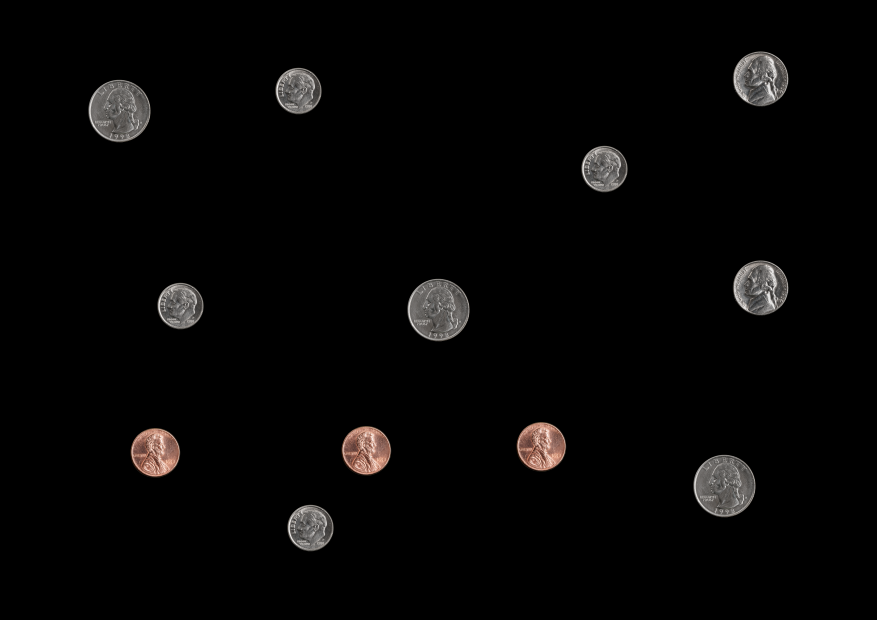
#> input picture Coins/coins.png, 3508 x 2480 px, found by its file name (shown at 1/4 size)
$ jupyter execute --allow-errors 05-Fitting.ipynb
#> lines starting #> are read from the running program, lines starting #| are printed output that depends on the picture
# Fitting

In fitting, we choose a parametric model to describe the data. The model has some parameters that we need to estimate from the data. The goal is to find the best parameters that describe the data.

[cell 1]
import numpy as np
from scipy.optimize import minimize
import matplotlib.pyplot as plt
import cv2 as cv
import math

#### Least squares fitting

In least squares fitting, we choose a model that is linear in the parameters. We define a loss function that measures the difference between the model and the data. The loss function is usually the sum of the squared differences between the model and the data. We then find the parameters that minimize the loss function. The parameters can be found by solving the matrix equation:

$$ W = (X^T X)^{-1} X^T Y $$

where $W$ is the vector of parameters, $X$ is the matrix of data, and $Y$ is the vector of target values.

Since $Y = WX$, it might occur that we can obtain $W$ as $W = YX^{-1}$ but this is not the case because $X$ may not a square matrix and hence, we won't be able to find the inverse. To solve this issue, we multiply both sides by $X^T$ to get the following:
$$ X^T Y = X^T X W $$
$$ W = (X^T X)^{-1} X^T Y $$

This doesn't require gradient descent as a closed form solution exists. However, this method is not always the best choice as it may not be the most accurate or efficient method for the problem at hand.

[cell 2]
m,b = 3,2
n = 10
x = np.linspace(0,10,n)
y = m*x + b + np.random.normal(0,1,n)

X = np.vstack([x,np.ones(n)]).T  # For the bias term we stack 1
B = np.linalg.inv(X.T @ X) @ X.T @ y # Find the least squares solution using the equation

m_est = B[0]
b_est = B[1]

plt.plot(x,y,'o')
plt.plot(x,m_est*x + b_est)
plt.plot(x,m*x + b)
plt.legend(['Data','Estimate','True'])
plt.show()
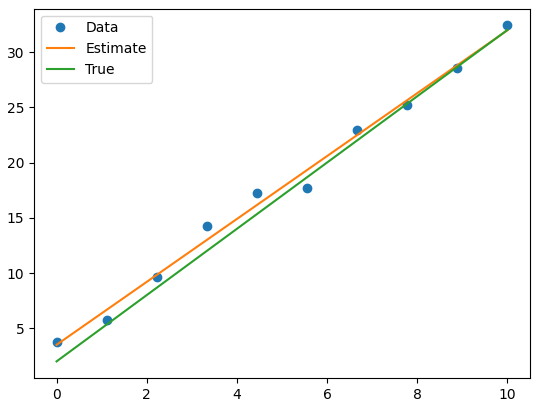
#> figure drawn by matplotlib, 1 panel; curve peaks at x = 10, y = 32.41; curve peaks at x = 10, y = 31.97; curve peaks at x = 10, y = 32

### Effect of outliers

In the below code, we see that  the least squares fitting is sensitive to outliers. The model is a line that we fit to the data. The line is pulled towards the outlier and does not represent the data well.

[cell 3]
m = 2
c = 1
x = np.arange(1,10, 0.5) # Un-corrupted x
# Append a number to x
x = np.append(x, 20)
n = np.random.randn(len(x))
o = np.zeros(x.shape)
o[-1] = 20 # Outliers
y = m*x + c + n + o

X = np.concatenate([x.reshape(len(x),1), np.ones((len(x), 1))], axis=1) # Add a column of ones for the bias term
B = np.linalg.pinv(X.T@X)@X.T@y # Here the pseudo-inverse is used for cases where the matrix is not invertible
mstar = B[0]
cstar = B[1]
print(f"Gradient = {mstar}, \nIntercept = {cstar}")

plt.plot([x[0], x[-1]], [m*x[0] + c, m*x[-1]+c], color='k', linestyle='-', linewidth=2, label=r'Original')
plt.plot([x[0], x[-1]], [mstar*x[0] + c, mstar*x[-1]+cstar],
         color='r', linestyle='-', linewidth=2, label=r'Estimated')
plt.plot(x,y, 'o', label='Noisy points')
plt.legend(loc='best')
plt.show()
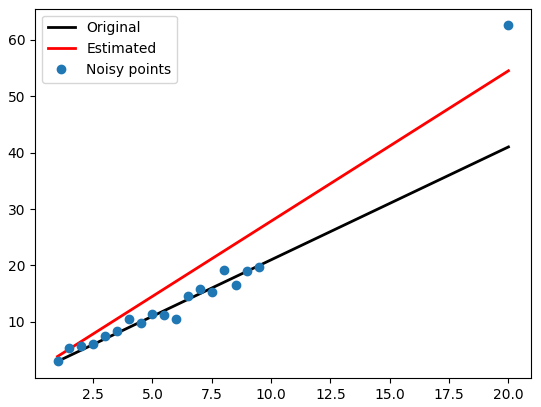
#> figure drawn by matplotlib, 1 panel; curve peaks at x = 20, y = 62.53

Slope-intercept parametrization fails for vertical lines as the gradient is 0

Solution is not equivariant w.r.t. rotation:  solution or method is said to be equivariant under rotation if applying a rotation to the data and then performing the operation gives the same result as performing the operation first and then applying the rotation. In the context of least squares regression, this would mean that if you rotate your data points, the regression line should rotate in the same way. When the data is rotated, the vertical distances change, but the least squares regression method does not inherently account for this change in orientation. As a result, the regression line found after rotation may not correspond to the line that would be found by rotating the original regression line, indicating a lack of rotational equivariance. The reason for this is that the least squares regression method is based on minimizing the sum of the squared vertical distances between the data points and the regression line.

### Total Least Squares

We can use total least squares fitting to fit a line to the data. This method minimizes the perpendicular distance from the data points to the line.

We overparameterize the line by adding a third parameter, , which is the distance from the origin to the line along the normal.

d is the mean of the perpendicular distances from the data points to the line.

The distance from a line $ax + by = d$ is given by the formula:

$$d = \frac{1}{\sqrt{a^2 + b^2}} \sum_{i=1}^{n} |a x_i + b y_i - d|$$

Here a and b determine the orientation of the line and d determines the distance to the line from the origin.

Therefore, the objective function to minimize is given by:

$$\sum_{i=1}^{n} (a x_i + b y_i - d)^2$$
assuming that $a^2 + b^2 = 1$.

Differentiating the objective function with respect to d gives:

$$\frac{\partial E}{\partial d}  = -2\sum_{i=1}^{n} (a x_i + b y_i - d) = 0$$

Therefore, d is given by:

$$d = \frac{1}{n} \sum_{i=1}^{n} (a x_i + b y_i)$$

Substituting this back into the objective function gives:

$$\sum_{i=1}^{n} (a(x_i -\overline{x}) + b(y_i-\overline{y}))^2$$

$$\lVert\begin{bmatrix}
x_1 - \bar{x} & y_1 - \bar{y} \\
\vdots & \vdots \\
x_n - \bar{x} & y_n - \bar{y}
\end{bmatrix}
\begin{bmatrix}a \\ b \end{bmatrix}\rVert^2$$

We need to find $N$ such that $\|UN\|^2$ is minimized and $a^2 + b^2 = 1$.

The solution to this is given by the right singular vector corresponding to the smallest singular value of the matrix $U$. which is equal to the eigenvector corresponding to the smallest eigenvalue of the matrix $U^TU$.

$U^TU$ is the second moment matrix of the data points given by:

$$\begin{bmatrix}
\sum_{i=1}^{n} (x_i - \bar{x})^2 & \sum_{i=1}^{n} (x_i - \bar{x})(y_i - \bar{y}) \\
\sum_{i=1}^{n} (x_i - \bar{x})(y_i - \bar{y}) & \sum_{i=1}^{n} (y_i - \bar{y})^2
\end{bmatrix}$$

[cell 4]
A = np.array([x - np.mean(x),y - np.mean(y)]).T
U,S,V = np.linalg.svd(A.T@A)
print(f"a = {V[0,1]} and b = {V[1,1]}")

Least squares regression is robust to noise as shown above

However, an outlier causes the method to fail. This is due to the squaring of the errror as since the error is squared, the outlier has a large effect on the loss function. This is why the line is pulled towards the outlier.

[cell 5]
N = 100
t = np.random.uniform(0, 2*np.pi, N)

s = 1.
m, c = -1, 2
x = np.linspace(-12, 12, N)
y = m*x + c + s*np.random.randn(N)
X_line = np.hstack((x.reshape(N,1), y.reshape(N,1)))

fig, ax = plt.subplots(1,1, figsize=(8,8))
ax.scatter(X_line[:,0],X_line[:,1], label='Line')
x_min, x_max = ax.get_xlim()
x_ = np.array([x_min, x_max])
y_ = m*x_ + c
plt.plot(x_, y_, color='m', label='Ground truth line')
plt.legend()
plt.show()
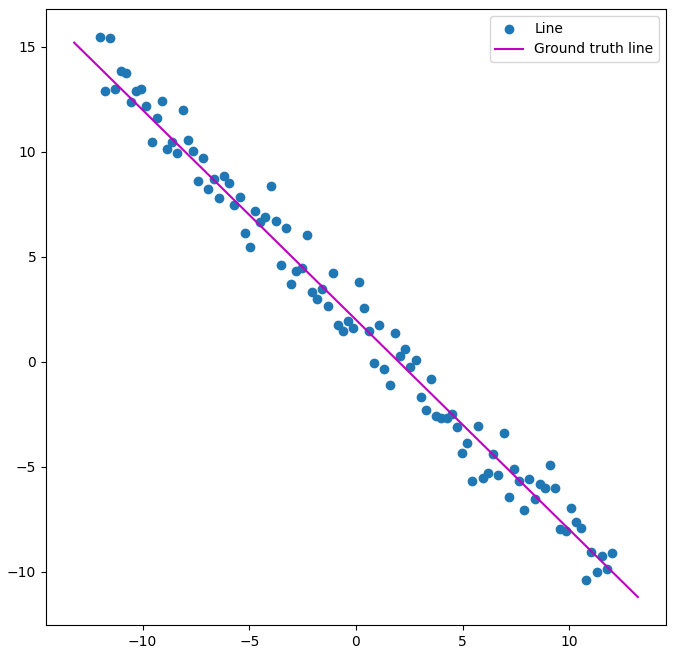
#> figure drawn by matplotlib, 1 panel

[cell 6]
N = X_line.shape[0]
X_ = X_line
U = X_ - np.mean(X_, axis=0)

# Eigenvector of 𝑈^𝑇𝑈 associated with the smallest eigenvalue
_, _, Vt = np.linalg.svd(np.transpose(U)@U)
a, b = Vt[-1, 0], Vt[-1, 1]
d = a*np.mean(X_[:,0]) + b*np.mean(X_[:,1])
best_model_line = np.array([a, b, d])

print('Best line model', best_model_line)

fig, ax = plt.subplots(1,1, figsize=(8,8))
ax.scatter(X_line[:,0],X_line[:,1], label='All points')
x_min, x_max = ax.get_xlim()
x_ = np.array([x_min, x_max])
y_ = (-best_model_line[1]*x_ + best_model_line[2])/best_model_line[1]
plt.plot(x_, y_, label='Total least squares line')
y_ = m*x_ + c
plt.plot(x_, y_, label='Ground truth line')
plt.legend()
plt.show()

### Robust Estimators

Robust estimators are statistical methods designed to provide reliable parameter estimates even when the data contains outliers or deviates from assumptions such as normality. Unlike traditional estimators, which can be highly sensitive to outliers, robust estimators aim to minimize the influence of such anomalies, thereby providing more accurate and stable results in the presence of noisy or contaminated data.

The main goal of such an estimator is to minimize

$$\sum_{i}^{}\rho_\sigma(r(x_i;\theta))$$

where $r(x_i;\theta)$ is the residual with respect to model parameters and $\rho_\sigma$ is a robust function with scale parameter.

Scale refers to a measure of the spread or variability of the data that is resistant to the influence of outliers. If it is too low, the estimator will underfit, while if it is too high, the estimator will be too sensitive to outliers. The scale parameter is used to adjust the sensitivity of the estimator to outliers, with smaller values making the estimator more robust to outliers.

For example, conside the robust function:
$$\rho_{\sigma}(u) = \frac{u^2}{\sigma^2 + u^2}$$

Here, as $u$ increases, the function approaches $1$. This means that the function is less sensitive to outliers as $u$ increases. The scale parameter $\sigma$ determines how quickly the function approaches $1$ as $u$ increases. A larger value of $\sigma$ makes the function less sensitive to outliers.

For the above function, if $\sigma$ is too small, error is almost same for all data points. If it is too large, it behaves like linear regression.

### RANSAC

RANSAC stands for Random Sample Consensus. It is an iterative method to estimate parameters of a mathematical model from a set of observed data that contains outliers. It is a non-deterministic algorithm in the sense that it produces a reasonable result only with a certain probability, with this probability increasing as the number of iterations increases. The previous methods work when outliers are few. What if we have many outliers? RANSAC is a method to deal with this.

Basic idea: All data points vote for all models. The model with the most votes is the best model.

#### Outline

1. Randomly choose a small subset of points

2. Fit a model to that subset

3. Find all inlier points that are close to the model and reject the rest

4. Repeat and choose the best model. The best model is the one with the most inliers.

#### Parameters

* Number of points to fit the model: $s$

* Number of iterations: $N$

* Threshold distance: $\epsilon$

$N$ is chosen such that the probability of there being atleast $1$ good model is $p$.

Assuming an outlier ratio of $e$:

Probability of $s$ points being all inliers:
$$(1-e)^s$$
Probability of atleast $1$ outlier:

$$1 - (1 - e)^s$$

Probability of all $N$ models being bad:

$$(1 - (1 - e)^s)^N$$

Therefore, probability that all are bad models:

$$1 - p = (1 - (1 - e)^s)^N$$

Therefore $N$ is given by:

$$N = \frac{\log(1-p)}{\log(1 - (1 - e)^s)}$$

We see in the above table that, when the outliers are high, more iterations are needed. Additionally, when $s$ is high, more iterations are needed.

RANSAC is simple and general and versatile and usually works well in practice. However, there are many parameters to tune and it is computationally expensive. Additionally, if outlier ratio is high, it may not work well.

[cell 7]
# Item 2: Total least squares line fitting with scicpy.optimize with RANSAC
N = X_line.shape[0]
X_ = X_line

# [15 lines left out: function line_equation_from_points, not called in this run]

# RANSAC to fit a line
def line_tls(x, indices):
    a, b, d = x[0], x[1], x[2]
    return np.sum(np.square(a*X_[indices,0] + b*X_[indices,1] - d))

# Constraint
def g(x):
    return x[0]**2 + x[1]**2 - 1

cons = ({'type': 'eq', 'fun': g})

# Computing the consensus (inliers)
def consensus_line(X, x, t):
    a, b, d = x[0], x[1], x[2]
    error = np.absolute(a*X_[:,0] + b*X_[:,1] - d)
    return error < t

t = 1.   # Threshold value to determine data points that are fit well by model.
d = 0.4*N   # Number of close data points required to assert that a model fits well to data.
s = 5       # Minimum number of data points required to estimate model parameters.

inliers_line = []        # Indinces of the inliers
max_iterations = 50
iteration = 0
best_model_line = []     # Best model normal (a, b) and distance from origin d
best_error = np.inf
best_sample_line = []    # Three-point sample leading to the best model computation
res_only_with_sample = [] # Result (a, b, d) only using the best sample
best_inliers_line = []   # Inliers of the model computed form the best sample

while iteration < max_iterations:
    indices = np.random.randint(0, N, s) # A sample of three (s) points selected at random
    x0 = np.array([1, 1, 0]) # Initial estimate
    res = minimize(fun = line_tls, args = indices, x0 = x0, tol= 1e-6, constraints=cons, options={'disp': True})
    inliers_line = consensus_line(X_, res.x, t) # Computing the inliers
    print('rex.x: ', res.x)
    print('Iteration = ', iteration, '. No. inliners = ', inliers_line.sum())
    if inliers_line.sum() > d:
        x0 = res.x
        # Computing the new model using the inliers
        res = minimize(fun = line_tls, args = inliers_line, x0 = x0, tol= 1e-6, constraints=cons, options={'disp': True})
        print(res.x, res.fun)
        if res.fun < best_error:
            print('A better model found ... ', res.x, res.fun)
            best_model_line = res.x
            best_eror = res.fun
            best_sample_line = X_[indices,:]
            res_only_with_sample = x0
            best_inliers_line = inliers_line

    iteration += 1

print('Best line model', best_model_line)

fig, ax = plt.subplots(1,1, figsize=(8,8))
ax.scatter(X_line[:,0],X_line[:,1], label='All points')
ax.scatter(X_[best_inliers_line,0],X_[best_inliers_line,1], color='y', label='Inliers')
ax.scatter(best_sample_line[:,0],best_sample_line[:,1], color='r', label='Best sample')
x_min, x_max = ax.get_xlim()
x_ = np.array([x_min, x_max])
y_ = (-best_model_line[1]*x_ + best_model_line[2])/best_model_line[1]
plt.plot(x_, y_,  label='RANSAC line')
x_ = np.array([x_min, x_max])
y_ = m*x_ + b
plt.plot(x_, y_, color='m', label='Ground truth line')
plt.legend()
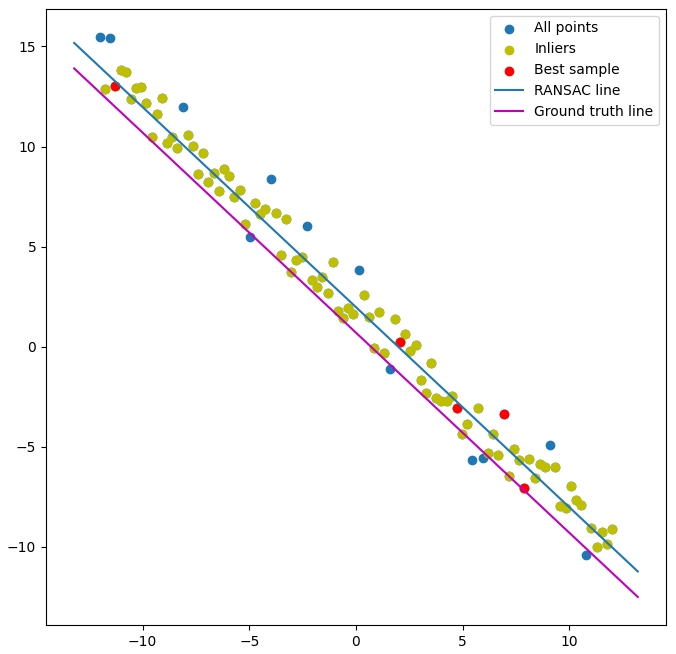
#> figure drawn by matplotlib, 1 panel

[cell 8]
m = 2
c = 1
xo = np.arange(1,11, 0.1) # Un-corrupted x
mu, sigma = 0, 5 # mean and standard deviation
#x = xo + np.random.normal(mu, sigma, len(xo)) # noisy x
x = xo
n = np.random.normal(mu, sigma, len(xo))
o = np.zeros(x.shape)
o[-1] = 20 # Outliers
y = m*x + c + n + o

def line(x,y):
    m = (y[1] - y[0])/(x[1] - x[0])
    b = y[0] - m*x[0]
    print("m, b:", m, b)
    return m, -1, b

def distance(parameters, x, y):
    a = parameters[0]
    b = parameters[1]
    d = parameters[2]
    return (a*x + b*y - d)**2


thresh = 10
s = 2
loop = True
consensus = []
while loop:
    samples = np.random.choice(len(x), 2, replace=False)
    print("Samples", samples)
    xs = x[samples]
    ys = y[samples]
    print(xs,ys)
    parameters = line(xs,ys)
    print(distance(parameters, x, y) )
    consensus =  distance(parameters, x, y) < thresh
    print('Consensus: ', consensus)
    print("Lenght:", sum(consensus))
    if sum(consensus) >= 2:
        loop = False


xc = x[consensus]
yc = y[consensus]
print("xc:", xc)
print("yc", yc)
X = np.concatenate([xc.reshape(len(xc),1), np.ones((len(xc), 1))], axis=1)
print(X.transpose()@X)
B = np.linalg.pinv(X.T@X)@X.T@yc
print(B)
mstar = B[0]
cstar = B[1]

plt.plot([x[0], x[-1]], [m*x[0] + c, m*x[-1]+c], color='k', linestyle='-', linewidth=2, label=r'Original')
plt.plot([x[0], x[-1]], [mstar*x[0] + c, mstar*x[-1]+cstar],
         color='r', linestyle='-', linewidth=2, label=r'Estimated')
plt.plot(x,y, 'o', label='Noisy points')
plt.plot(xc, yc, '+', color='r')
plt.legend(loc='best')
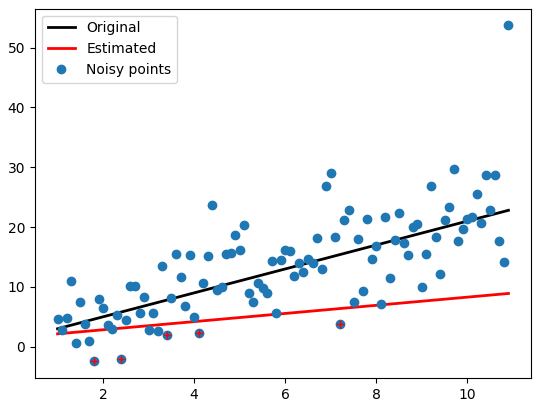
#> figure drawn by matplotlib, 1 panel; curve peaks at x = 10.9, y = 53.71

### Hough Transform

One of the earliest voting schemes.

#### Outline

1. Discretize the parameter space

2. For each feature point in the image, put a vote in every bin in the parameter space that could have generated this point

3. Find bins that have the most votes.

A line in the image scpace corresponds to a point in the parameter space.

Conversely a point in the image space corresponds to a line in the parameter space.

However, in reality, we don't use x, y coordinated as they are unbounded. Instead, we use polar coordinates.

$$\rho = x \cos(\theta) + y \sin(\theta)$$

$\theta$ is finite as it is bounded by $[0, \pi]$. $\rho$ is finite as it cannot be larger than the diagonal of the image.

In this case, a line in the image space corresponds to a sinusoid in the parameter space. The intersection of the sinusoids gives the parameters of the line.

#### Algorithm outline

Initialize accumulator $H$ to all zeros

For each edge point $(x, y)$ in the image space:

For each $\theta$ in the parameter space:

$\rho = x \cos(\theta) + y \sin(\theta)$

Increment $H(\theta, \rho)$

Find the maximum in $H$

How to choose a good discretization?

Too fine: many bins with few votes

Too coarse: votes are spread out

Hough Transforms can deal with non-locailty and occlusion. Can detect multiple instances of a model, somewhat robust to noise and outliers. However, it is computationally expensive and sensitive to discretization and non target shapes can produce peaks in parameter space.

Voting for a patch can help with dealing with noise.

### Hough Lines

[cell 9]
img = cv.imread('images/sudoku.png')
#> (the rest of this cell did not finish here and is left out)

### Hough Circles

Equation of a circle:

$$(x - a)^2 + (y - b)^2 = r^2$$

The 3 parameters needed are a, b and r.

Assuming the radius is known, the centre of the circle can be found by the following image:

If radius is not known, we get a three dimensional accumulator space. Each point gives the equation of a cone. The intersection of the cones gives the centre and radius of the circle.

[cell 10]
try:
    img = cv.imread('coins/coins.png',0)
    img = cv.resize(img, (0,0), fx=0.2, fy=0.2)
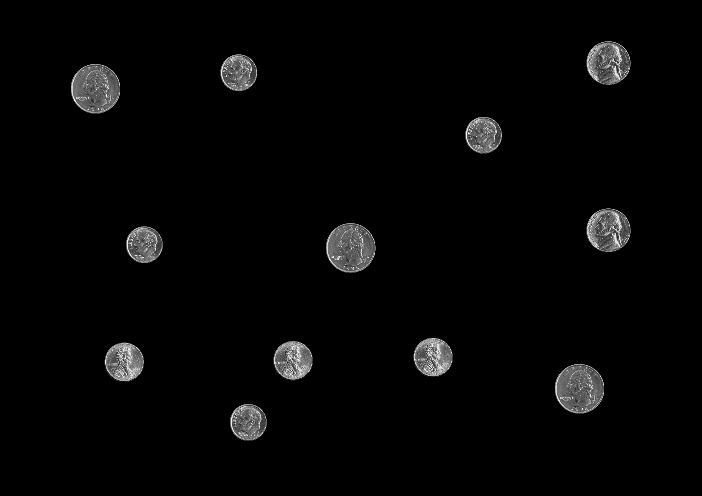
#> img: shape (496, 702); min 0, max 254, mean 5.7
    img = cv.medianBlur(img,7)
    img = cv.GaussianBlur(img, (7,7), 3)
    cimg = cv.cvtColor(img,cv.COLOR_GRAY2BGR)

    circles = cv.HoughCircles(img, cv.HOUGH_GRADIENT,1,40, param1=50,param2=30,minRadius=5,maxRadius=50)
#> circles = [[94.5, 88.5, 24.1], [578.5, 388.5, 24.1], [349.5, 247.5, 24.1], [292.5, 359.5, 19.4], [608.5, 229.5, 21.3], [483.5, 134.5, 17.4], [432.5, 355.5, 19.9], [144.5, 244.5, 17.9], [238.5, 73.5, 17.2], [123.5, 360.5, 19.9], [606.5, 62.5, 20.3], [248.5, 422.5, 18]]

    circles = np.uint16(np.around(circles))
#> circles = [[94, 88, 24], [578, 388, 24], [350, 248, 24], [292, 360, 19], [608, 230, 21], [484, 134, 17], [432, 356, 20], [144, 244, 18], [238, 74, 17], [124, 360, 20], [606, 62, 20], [248, 422, 18]]
    for i in circles[0,:]:
        # draw the outer circle
        cv.circle(cimg,(i[0],i[1]),i[2],(0,255,0),2)
        # draw the center of the circle
        cv.circle(cimg,(i[0],i[1]),2,(0,0,255),3)
#> this loop made 12 passes
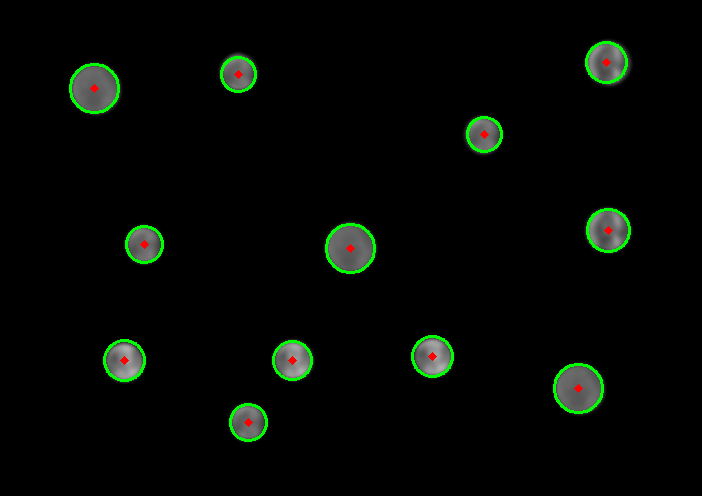
#> cimg: shape (496, 702, 3); mean B, G, R 4.1, 7.6, 4.5


    plt.imshow(cimg)
    plt.show()
except:
    print("Error loading image")

$ run again, with Coins/Dime.png copied over Coins/coins.png
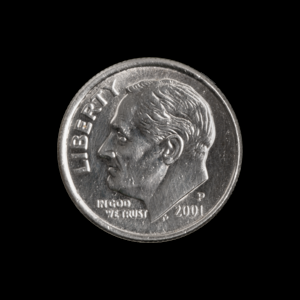
#> input picture Coins/Dime.png, 300 x 300 px, found by its file name
#> `img = cv.GaussianBlur(img, (7,7), 3)`:
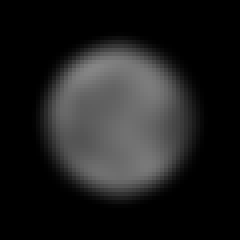
#> img: shape (60, 60) (shown 4 times larger); min 0, max 133, mean 30.2
#> `circles = cv.HoughCircles(img, cv.HOUGH_GRADIENT,1,40, param1=50,param..`: circles = [[29.5, 30.5, 18.1]]
#> `circles = np.uint16(np.around(circles))`: circles = [[30, 30, 18]]
#> the loop `for i in circles[0,:]:` made 1 pass
#> after the loop `for i in circles[0,:]:`:
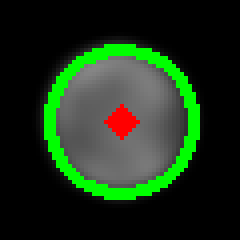
#> cimg: shape (60, 60, 3) (shown 4 times larger); mean B, G, R 23.9, 48.3, 26.8
